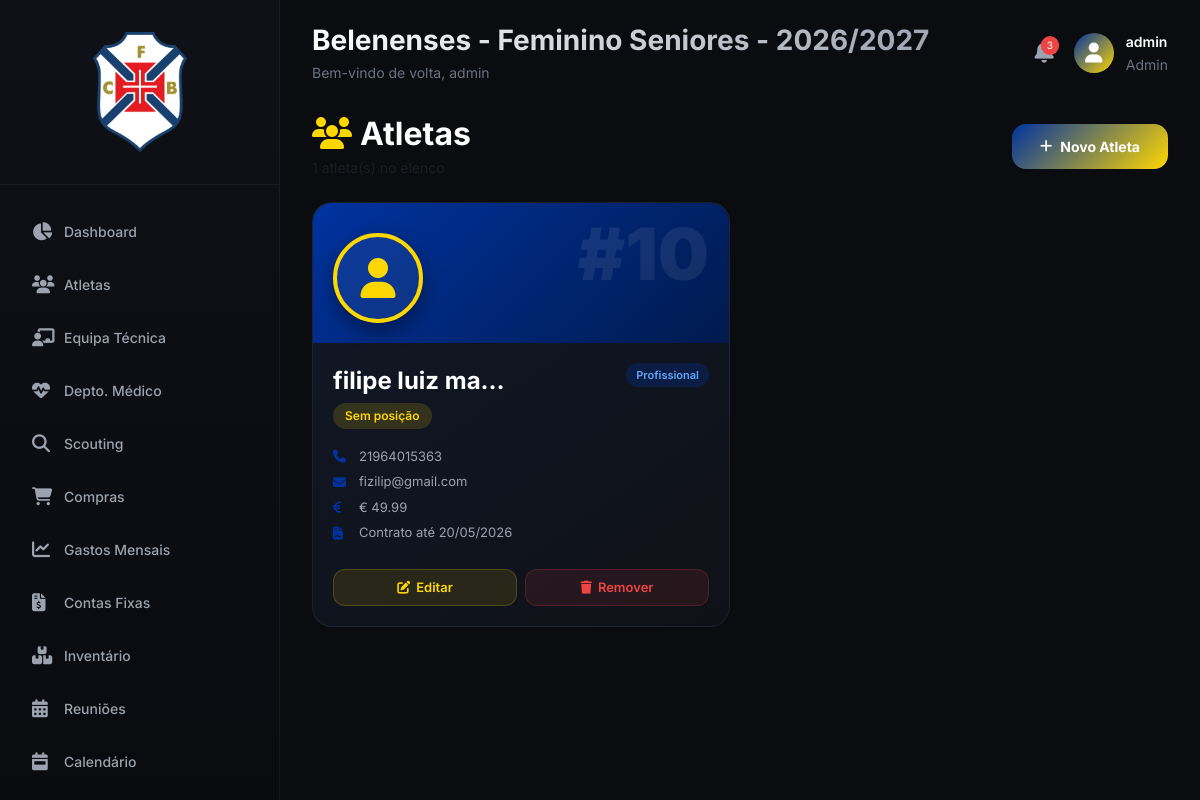
The app's page /atletas (signed in), older data.
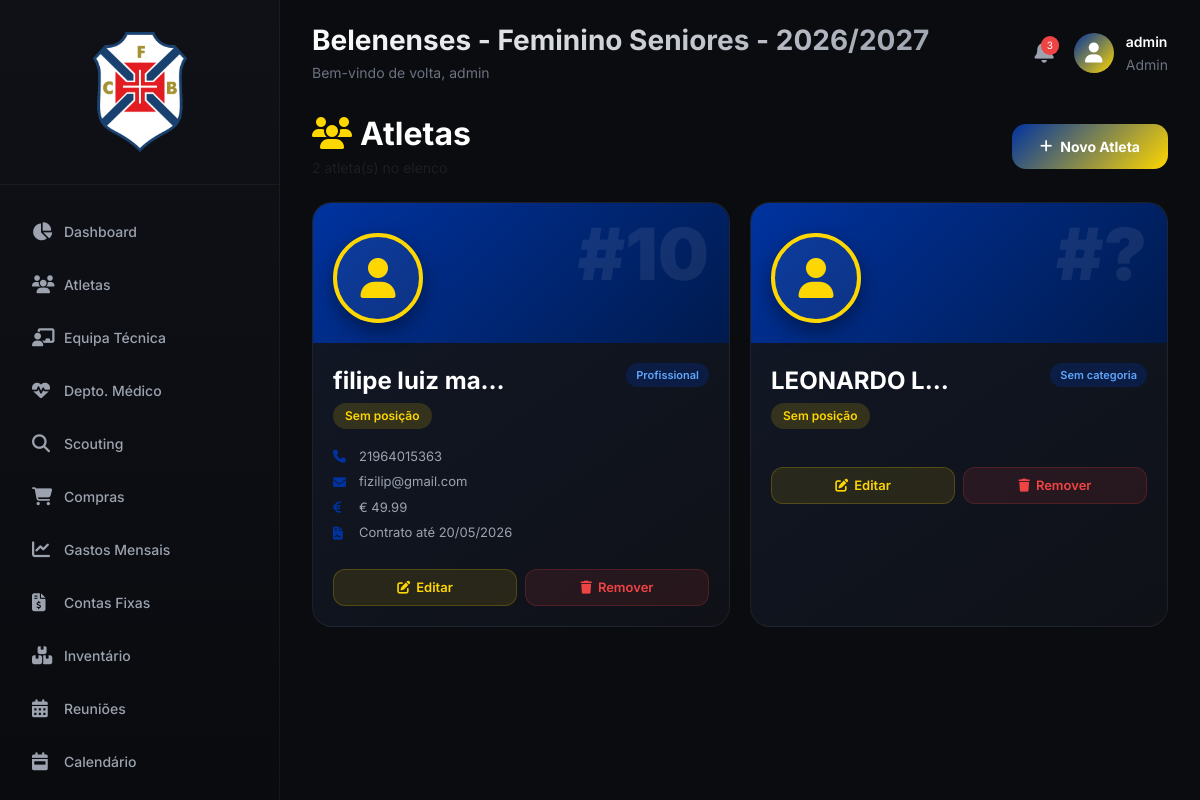
The same page, newer data.
### models.py (models this page shows)
class User(UserMixin, db.Model):
    id = db.Column(db.Integer, primary_key=True)
    username = db.Column(db.String(80), unique=True, nullable=False)
    email = db.Column(db.String(120), unique=True, nullable=False)
    password = db.Column(db.String(200), nullable=False)
    is_admin = db.Column(db.Boolean, default=False)
    is_active = db.Column(db.Boolean, default=True)
    created_at = db.Column(db.DateTime, default=datetime.utcnow)
    last_login = db.Column(db.DateTime)

class Atleta(db.Model):
    id = db.Column(db.Integer, primary_key=True)
    nome = db.Column(db.String(100), nullable=False)
    data_nascimento = db.Column(db.Date, nullable=False)
    posicao = db.Column(db.String(50))
    numero = db.Column(db.String(3))
    altura = db.Column(db.Float)
    peso = db.Column(db.Float)
    telefone = db.Column(db.String(20))
    email = db.Column(db.String(100))
    endereco = db.Column(db.String(200))
    categoria = db.Column(db.String(50))
    salario = db.Column(db.Float)
    premios = db.Column(db.Float)
    contrato_inicio = db.Column(db.Date)
    contrato_fim = db.Column(db.Date)
    foto = db.Column(db.String(200))

### app.py (the view, shortened to what this page needs)
@app.route('/atletas', methods=['GET', 'POST'])
@login_required
def atletas():
    atletas_list = Atleta.query.all()
    return render_template('atletas.html', atletas=atletas_list)

### app.py (called while the page is built)
@login_manager.user_loader
def load_user(user_id):
    return User.query.get(int(user_id))

### templates/atletas.html (shortened to what this page needs)
{% extends "base.html" %}
{% block content %}
<div class="d-flex justify-content-between align-items-center mb-4">
    <div>
        <h2 class="text-white fw-bold mb-1">
            <i class="fas fa-users me-2" style="color: #FFD700;"></i>Atletas
        </h2>
        <p class="text-muted mb-0" style="font-size: 14px;">{{ atletas|length }} atleta(s) no elenco</p>
    </div>
    <button class="btn-add-flutuante" data-bs-toggle="modal" data-bs-target="#modalAtleta">
        <i class="fas fa-plus"></i> Novo Atleta
    </button>
</div>
{% if atletas %}
<div class="atletas-grid">
    {% for atleta in atletas %}
    <div class="atleta-card">
        <div class="card-header-img">
            <div class="numero-camisa">#{{ atleta.numero or '?' }}</div>
            {% if atleta.foto %}
                <img src="{{ url_for('static', filename='uploads/atletas/' + atleta.foto) }}" class="foto-atleta" alt="{{ atleta.nome }}">
            {% else %}
                <div class="foto-placeholder">
                    <i class="fas fa-user"></i>
                </div>
            {% endif %}
        </div>
        <div class="card-body-info">
            <span class="categoria-tag">{{ atleta.categoria or 'Sem categoria' }}</span>
            <div class="nome-atleta">{{ atleta.nome }}</div>
            <span class="posicao-badge">{{ atleta.posicao or 'Sem posição' }}</span>
            {% set tem_lesao = namespace(existe=false) %}
            {% for ficha in atleta.fichas_medicas %}
                {% if ficha.status == 'em_tratamento' %}
                    {% set tem_lesao.existe = true %}
                {% endif %}
            {% endfor %}
            {% if atleta.telefone %}
            <div class="info-linha">
                <i class="fas fa-phone"></i> {{ atleta.telefone }}
            </div>
            {% endif %}
            {% if atleta.email %}
            <div class="info-linha">
                <i class="fas fa-envelope"></i> {{ atleta.email }}
            </div>
            {% endif %}
            {% if atleta.salario %}
            <div class="info-linha">
                <i class="fas fa-euro-sign"></i> € {{ "%.2f"|format(atleta.salario) }}
            </div>
            {% endif %}
            {% if atleta.contrato_fim %}
            <div class="info-linha">
                <i class="fas fa-file-contract"></i> Contrato até {{ atleta.contrato_fim.strftime('%d/%m/%Y') }}
            </div>
            {% endif %}
        </div>
        <div class="card-actions">
            <a href="{{ url_for('editar_atleta', id=atleta.id) }}" class="btn-card btn-editar">
                <i class="fas fa-edit"></i> Editar
            </a>
            <a href="{{ url_for('deletar_atleta', id=atleta.id) }}" class="btn-card btn-remover" onclick="return confirm('Remover {{ atleta.nome }}?')">
                <i class="fas fa-trash"></i> Remover
            </a>
        </div>
    </div>
    {% endfor %}
</div>
{% endif %}
{% endblock %}

### templates/base.html (shortened to what this page needs)
<!DOCTYPE html>
<html lang="pt">
<head>
    <link rel="stylesheet" href="https://cdnjs.cloudflare.com/ajax/libs/font-awesome/6.5.1/css/all.min.css">
    <link href="https://cdn.jsdelivr.net/npm/bootstrap@5.3.0/dist/css/bootstrap.min.css" rel="stylesheet">
</head>
<body>
<div style="position: fixed; top: 50%; left: 50%; transform: translate(-50%, -50%); z-index: 0; opacity: 0.06; pointer-events: none; width: 2224px; height: 1768px;">
    <img src="{{ url_for('static', filename='img/belenenses.png') }}"
         style="width: 100%; height: 100%; object-fit: contain;">
</div>
{% if current_user.is_authenticated %}
<div class="sidebar">
    <div class="sidebar-header" style="text-align: center;">
        <img src="{{ url_for('static', filename='img/logo-belenenses.png') }}"
             alt="Belenenses"
             style="width: 120px; height: auto; margin: 0 auto; display: block;">
    </div>
    <div class="nav-menu">
        <div class="nav-item">
            <a href="{{ url_for('index') }}" class="nav-link-custom {% if request.endpoint == 'index' %}active{% endif %}">
                <i class="fas fa-chart-pie"></i> Dashboard
            </a>
        </div>
        <div class="nav-item">
            <a href="{{ url_for('atletas') }}" class="nav-link-custom"> <i class="fas fa-users"></i> Atletas </a>
        </div>
        <div class="nav-item">
            <a href="{{ url_for('comissao') }}" class="nav-link-custom"> <i class="fas fa-chalkboard-user"></i> Equipa Técnica </a>
        </div>
                   <div class="nav-item">
            <a href="{{ url_for('departamento_medico') }}" class="nav-link-custom {% if request.endpoint == 'departamento_medico' %}active{% endif %}">
                <i class="fas fa-heartbeat"></i> Depto. Médico
            </a>
        </div>
        <div class="nav-item">
            <a href="{{ url_for('scouting') }}" class="nav-link-custom {% if request.endpoint == 'scouting' %}active{% endif %}">
                <i class="fas fa-magnifying-glass"></i> Scouting
            </a>
        </div>
        <div class="nav-item">
            <a href="{{ url_for('compras') }}" class="nav-link-custom"> <i class="fas fa-shopping-cart"></i> Compras </a>
        </div>
        <div class="nav-item">
            <a href="{{ url_for('gastos') }}" class="nav-link-custom"> <i class="fas fa-chart-line"></i> Gastos Mensais </a>
        </div>
        <div class="nav-item">
            <a href="{{ url_for('contas_fixas') }}" class="nav-link-custom"> <i class="fas fa-file-invoice-dollar"></i> Contas Fixas </a>
        </div>
        <div class="nav-item">
            <a href="{{ url_for('inventario') }}" class="nav-link-custom"> <i class="fas fa-boxes"></i> Inventário </a>
        </div>
        <div class="nav-item">
            <a href="{{ url_for('reunioes') }}" class="nav-link-custom"> <i class="fas fa-calendar-alt"></i> Reuniões </a>
        </div>
        <div class="nav-item">
            <a href="{{ url_for('calendario') }}" class="nav-link-custom"> <i class="fas fa-calendar-week"></i> Calendário </a>
        </div>
        <div class="nav-item">
            <a href="{{ url_for('documentos') }}" class="nav-link-custom {% if request.endpoint == 'documentos' %}active{% endif %}">
            </a>
        </div>
    </div>
</div>
<div class="main-content">
    <div class="top-bar">
        <div class="page-title">
            <h1>Belenenses - Feminino Seniores - 2026/2027</h1>
            <p>Bem-vindo de volta, {{ current_user.username }}</p>
        </div>
        <div class="user-area">
            <div class="notification-bell">
                <span class="notification-badge">3</span>
            </div>
            <div class="user-info">
                <div class="user-avatar"><i class="fas fa-user"></i></div>
                <div>
                    <div class="user-name">{{ current_user.username }}</div>
                    <small style="color: #6B7280;">{% if current_user.is_admin %}Admin{% else %}Usuário{% endif %}</small>
                </div>
            </div>
        </div>
    </div>
    {% block content %}{% endblock %}
</div>
{% else %}
    {% block login_content %}{% endblock %}
{% endif %}
</body>
</html>

### templates/base.html (style rules this page uses)
* { margin: 0; padding: 0; box-sizing: border-box; }
body { font-family: 'Inter', sans-serif; background-color: #0A0C0F; color: #FFFFFF; overflow-x: hidden; position: relative; }
.sidebar { position: fixed; left: 0; top: 0; height: 100vh; width: 280px; background: linear-gradient(180deg, #0F1117 0%, #090B0F 100%); border-right: 1px solid rgba(255, 255, 255, 0.05); z-index: 1000; transition: all 0.3s; overflow-y: auto; }
.sidebar-header { padding: 32px 24px; border-bottom: 1px solid rgba(255, 255, 255, 0.05); margin-bottom: 24px; }
.nav-menu { padding: 0 16px; }
.nav-item { margin-bottom: 8px; }
.nav-link-custom { display: flex; align-items: center; gap: 12px; padding: 12px 16px; color: #9CA3AF; text-decoration: none; border-radius: 12px; transition: all 0.2s; font-weight: 500; font-size: 14px; }
.nav-link-custom i { width: 20px; font-size: 18px; }
.main-content { margin-left: 280px; padding: 24px 32px; min-height: 100vh; }
.top-bar { display: flex; justify-content: space-between; align-items: center; margin-bottom: 32px; }
.page-title h1 { font-size: 28px; font-weight: 700; margin: 0; background: linear-gradient(135deg, #FFFFFF, #9CA3AF); -webkit-background-clip: text; -webkit-text-fill-color: transparent; }
.page-title p { color: #6B7280; margin: 4px 0 0; font-size: 14px; }
.user-area { display: flex; align-items: center; gap: 20px; }
.notification-bell { position: relative; cursor: pointer; }
.notification-badge { position: absolute; top: -5px; right: -5px; background: #EF4444; color: white; font-size: 10px; padding: 2px 6px; border-radius: 10px; }
.user-info { display: flex; align-items: center; gap: 12px; cursor: pointer; }
.user-avatar { width: 40px; height: 40px; background: linear-gradient(135deg, #0033A0, #FFD700); border-radius: 50%; display: flex; align-items: center; justify-content: center; }
.user-avatar i { font-size: 20px; color: white; }
.user-name { font-weight: 600; font-size: 14px; }

Row changes from the older to the newer data that the page shows:
added Atleta: categoria "Sem categoria", nome "LEONARDO L…", posicao "Sem posição"
